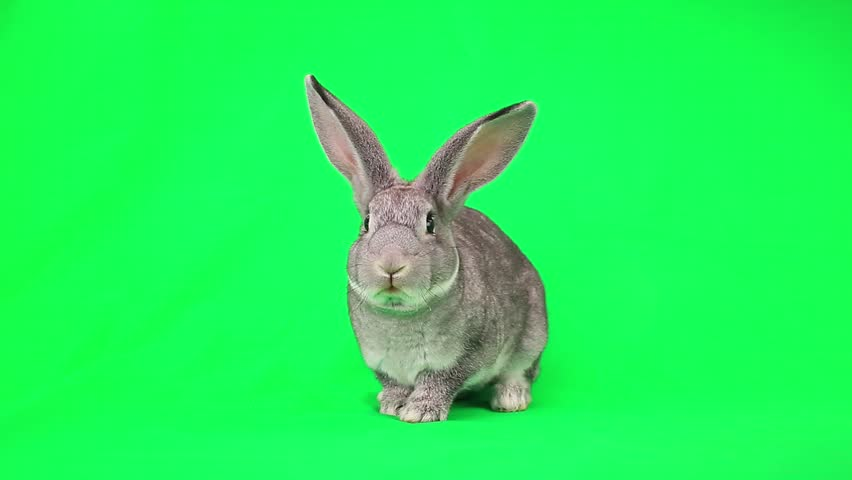
#> input picture rabbit_green_screen.jpg, 852 x 480 px
$ python opencv_hello_world.py
#> lines starting #> are read from the running program, lines starting #| are printed output that depends on the picture
import cv2
image = cv2.imread("rabbit_green_screen.jpg")
#> image is the input picture: shape (480, 852, 3); mean B, G, R 91.7, 240.6, 35.8
print("width: %d pixels" % image.shape[1])
#| width: 852 pixels
print("height: %d pixels" % image.shape[0])
#| height: 480 pixels
print("channels: %d" % image.shape[2])
#| channels: 3
cv2.imshow("Trex Image", image)

h,w,d = image.shape
#> h = 480; w = 852; d = 3

image[0:5, 0:]=(0,0,255)
image[h-5:,:]=(0,0,255)
image[0:h,0:5]=(0,0,255)
image[:,w-5:]=(0,0,255)
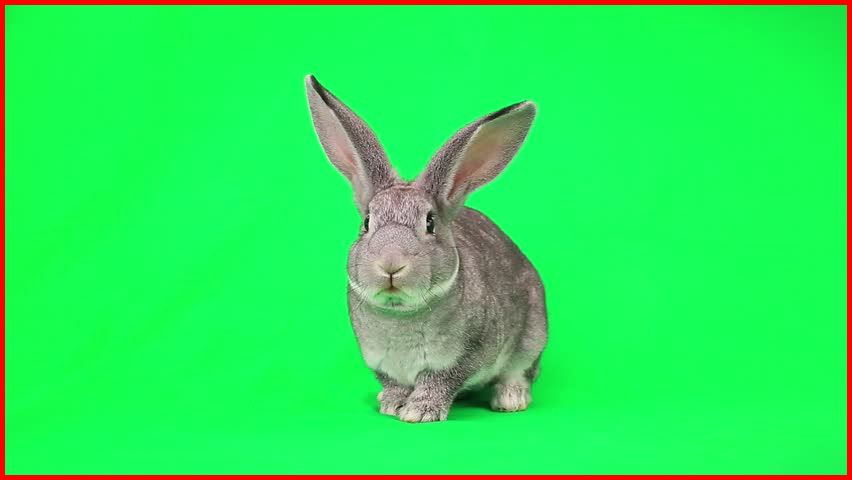
#> image: shape (480, 852, 3); mean B, G, R 89, 232.4, 43.3


cv2.imshow("Trex with line image", image)

cv2.waitKey(0)
out_file_name = "trex_with_line.png"
cv2.imwrite(out_file_name, image)
